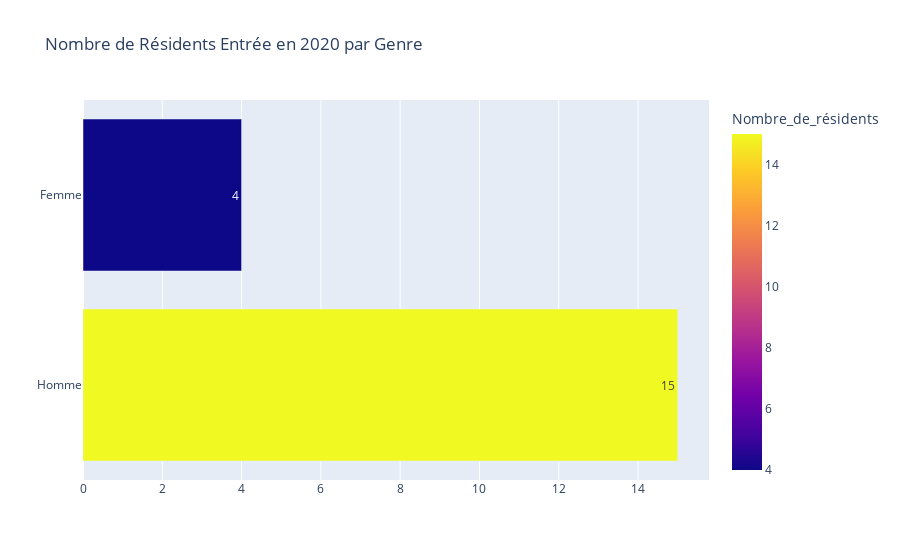

Write notebook code for a chart like this one.
### Code cell
'Nombre de Résidents Entrée en 2020 par Genre'

### Figure 1 — Plotly figure (JSON) as saved in the notebook; plotly's stock layout.template omitted (floating-point values rounded to 4 significant figures)
{"data": [{"alignmentgroup": "True", "hovertemplate": "Nombre_de_résidents=%{marker.color}<br>Sexe=%{y}<extra></extra>", "legendgroup": "", "marker": {"color": [15, 4], "coloraxis": "coloraxis"}, "name": "", "offsetgroup": "", "orientation": "h", "showlegend": false, "text": [15, 4], "textposition": "auto", "type": "bar", "x": [15, 4], "xaxis": "x", "y": ["Homme", "Femme"], "yaxis": "y"}], "layout": {"barmode": "stack", "coloraxis": {"colorbar": {"title": {"text": "Nombre_de_résidents"}}, "colorscale": [[0, "#0d0887"], [0.1111, "#46039f"], [0.2222, "#7201a8"], [0.3333, "#9c179e"], [0.4444, "#bd3786"], [0.5556, "#d8576b"], [0.6667, "#ed7953"], [0.7778, "#fb9f3a"], [0.8889, "#fdca26"], [1, "#f0f921"]]}, "legend": {"tracegroupgap": 0}, "title": {"text": "Nombre de Résidents Entrée en 2020 par Genre"}, "xaxis": {"anchor": "y", "domain": [0, 1], "title": {"text": ""}}, "yaxis": {"anchor": "x", "domain": [0, 1], "title": {"text": ""}}}}
